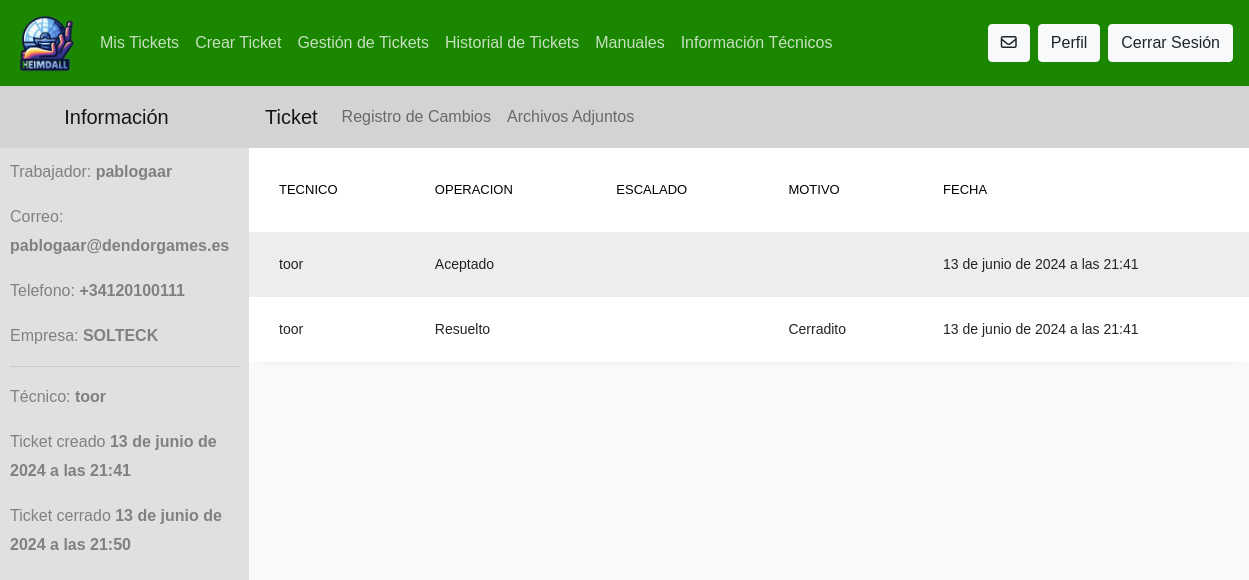
The page /ticket/registro-cambios/7 (signed in) on the database its author committed.
### heimdallapp/models.py (models this page shows, shortened)
class Ticket(models.Model):
    trabajador = models.ForeignKey(Trabajador,related_name="trabajador", on_delete=models.DO_NOTHING)
    tecnico =  models.ForeignKey(Trabajador,related_name="tecnico", on_delete=models.DO_NOTHING, blank=True, null=True)
    subcategoria = models.ForeignKey(Sub_categoria, on_delete=models.DO_NOTHING)
    class Estados(models.TextChoices):
        CREADO = "Creado", _("Creado")
        CONFIRMADO = "Confirmado", _("Confirmado")
        ACEPTADO = "Aceptado", _("Aceptado")
        ESCALADO = "Escalado", _("Escalado")
        RESUELTO =  "Resuelto", _("Resuelto")
    descripcion = models.CharField(max_length=500, blank=False, null=False)
    fecha = models.DateTimeField(default=datetime.now()) # LA FECHA SE INTRODUCE DE FORMA AUTOMÁTICA - ES EQUIVALENTE A LA FECHA DE CREACIÓN DEL TICKET
    estado = models.CharField(max_length=20, choices=Estados.choices, default=Estados.CREADO)
    fecha_resolucion = models.DateTimeField(null=True, blank=True)

class Trabajador(AbstractUser):
    es_tecnico = models.BooleanField(default=False, null=False, blank=False)
    es_administrador = models.BooleanField(default=False, null=False, blank=False)
    telefono = PhoneNumberField(null=True, blank=True, unique=True)
    type_emp = [("SOLTECK", "SOLTECK"), ("CYBERWAVE", "CYBERWAVE"), ("CORERIFT", "CORERIFT"), ("EMERALSOLUTIONS", "EMERALSOLUTIONS")]
    empresa = models.CharField(max_length=20, choices=type_emp)
    def __str__(self):
        return self.username

class Historial(models.Model):
    class Operaciones(models.TextChoices):
            ACEPTADO = "Aceptado", _("Aceptado")
            ESCALADO = "Escalado", _("Escalado")
            RESUELTO =  "Resuelto", _("Resuelto")
    tecnico = models.ForeignKey(Trabajador, on_delete=models.DO_NOTHING)
    ticket = models.ForeignKey(Ticket, on_delete=models.CASCADE)
    descripcion = models.CharField(max_length=500, null=False, blank=False)
    operacion = models.CharField(max_length=20, choices=Operaciones.choices)
    escalado_a = models.ForeignKey(Trabajador, related_name="escalado", on_delete=models.DO_NOTHING, blank=True, null=True)
    fecha_operacion = models.DateTimeField(default=datetime.now())

### heimdallapp/views.py (the view)
# urls.py: path('ticket/registro-cambios/<int:pk>', RegistroCambios.as_view(), name='registro_ticket_tecnico'),
class RegistroCambios(UserPassesTestMixin,TemplateView):
    template_name = "componentes/tecnico/ticket_registro.html"
    def get_context_data(self, **kwargs) -> dict[str, Any]:
        context = super().get_context_data(**kwargs)
        tk = Ticket.objects.get(pk=self.request.path_info.split("/")[-1])
        context["object"] = tk
        context["historial"] = Historial.objects.filter(ticket=tk)
        return context
    def test_func(self) -> bool | None:
        ticket = self.get_context_data()["object"]
        return self.request.user.is_authenticated and (self.request.user.es_tecnico or self.request.user.is_superuser)

### templates/componentes/tecnico/ticket_registro.html (shortened to what this page needs)
{% extends "./base_ticket.html" %}
{% block componente %}
<table class="table table-striped">
    <thead>
        <tr>
          <th>Tecnico</th>
          <th>Operacion</th>
          <th>Escalado</th>
          <th>Motivo</th>
          <th>Fecha</th>
        </tr>
      </thead>
      <tbody>
        {% for registro in historial %}
        <tr>
            <td>{{registro.tecnico}}</td>
            <td>{{registro.operacion}}</td>
            {% if registro.escalado_a %}
            <td>{{ registro.escalado_a }}</td>
            {% else %}
            <td></td>
            {% endif %}
            <td>{{registro.descripcion}}</td>
            <td>{{registro.fecha_operacion}}</td>
        </tr>
        {% endfor %}
      </tbody>
</table>
{% endblock componente %}

### templates/componentes/tecnico/base_ticket.html (shortened to what this page needs)
{% extends "base.html" %}
{% block contenido %}
<div class="contenedor">
    <div class="INFO">
        <nav class="navbar navbar-expand-lg navbar-light bg-submenu text-center justify-content-center">
            <a class="navbar-brand " href="">Información</a>
        </nav>
        <div class="informacion">
            <p>Trabajador: <b>{{object.trabajador}}</b></p>
            <p>Correo: <b>{{object.trabajador.email}}</b></p>
            <p>Telefono: <b>{{object.trabajador.telefono}}</b></p>
            <p>Empresa: <b>{{object.trabajador.empresa}}</b></p>
            <hr>
            <p>Técnico: <b>{{object.tecnico}}</b></p>
            <p>Ticket creado <b>{{object.fecha}}</b></p>
            {% if object.fecha_resolucion %}
            <p>Ticket cerrado <b>{{object.fecha_resolucion}}</b></p>
            {% endif %}
        </div>
    </div>
    <div class="CONTENIDO">
        {% include "./menu_ticket.html" %}
        {% block componente %}{% endblock componente %}
    </div>
  </div>
{% endblock contenido %}

### rows shown on the page
Ticket: trabajador "pablogaar", trabajador.email "pablogaar@dendorgames.es", trabajador.telefono "+34120100111", trabajador.empresa "SOLTECK", tecnico "toor", fecha "13 de junio de 2024 a las 21:41", fecha_resolucion "13 de junio de 2024 a las 21:50"
Historial: tecnico "toor", operacion "Aceptado", fecha_operacion "13 de junio de 2024 a las 21:41"
Historial: tecnico "toor", operacion "Resuelto", descripcion "Cerradito", fecha_operacion "13 de junio de 2024 a las 21:41"
